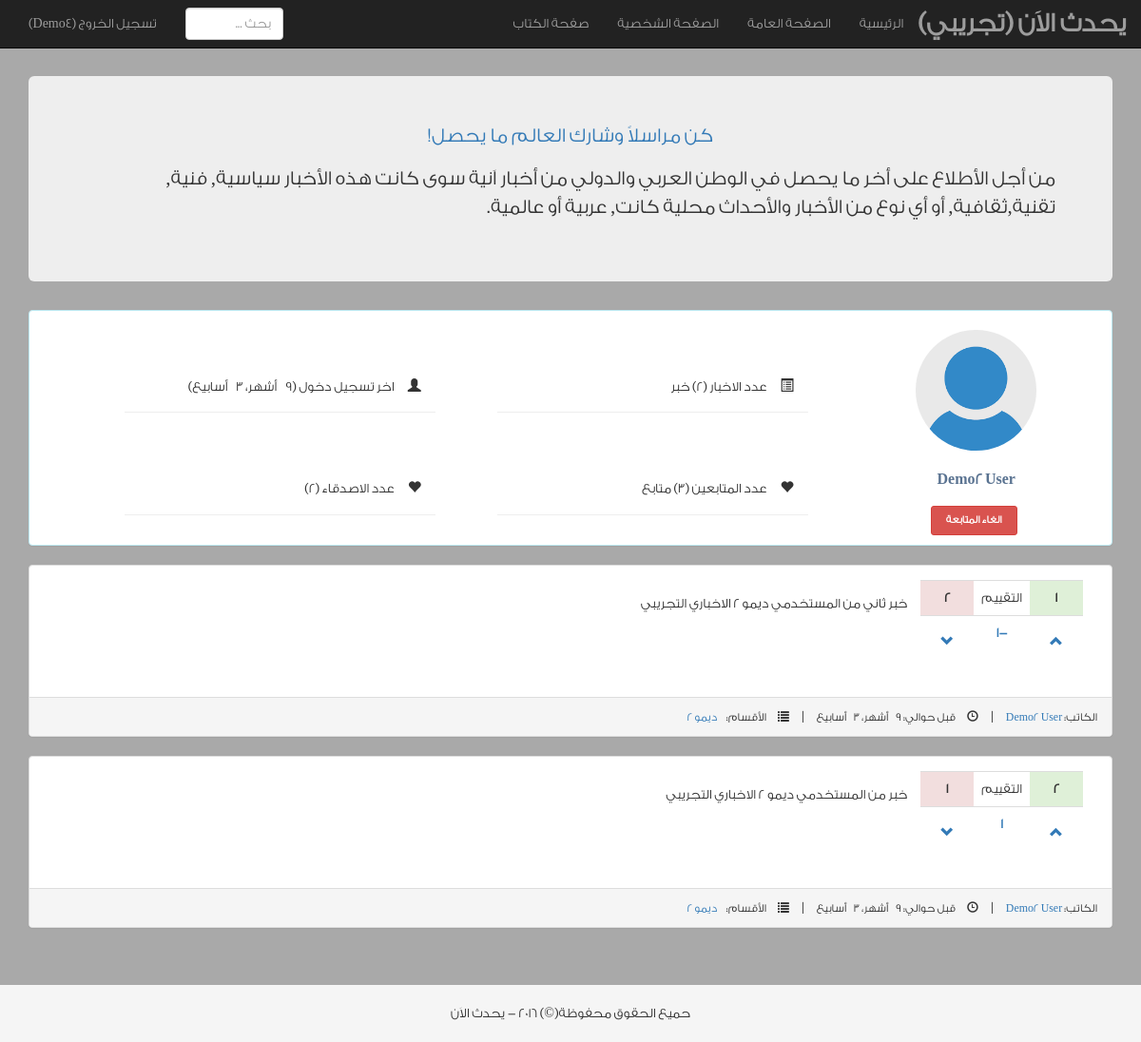
/user/demo2/ (signed in), run on the app's committed database.
### accounts/models.py (models this page shows, shortened)
class UserProfile(models.Model):
    user = models.OneToOneField(User)
    follows = models.ManyToManyField('self', related_name='followed_by', symmetrical=False, blank=True)
    def gravatar_url(self):
        return settings.STATIC_URL + "img/user.png"
    class Meta:
        db_table = 'user_profile'

### home/models.py (models this page shows, shortened)
class Post(models.Model):
    content = models.CharField(max_length=300)
    user = models.ForeignKey(User)
    tags = TaggableManager()
    rate_up = models.IntegerField(default=0)
    rate_down = models.IntegerField(default=0)
    rated_by = models.ManyToManyField(User, related_name='rated_posts', symmetrical=False, null=True)
    created_at = models.DateTimeField(auto_now_add=True, auto_now=False, blank=True)
    updated_at = models.DateTimeField(auto_now=True, auto_now_add=False, blank=True)
    class Meta:
        db_table = 'post'
        ordering = ['-created_at']

### home/views.py (the view)
# urls.py: url(r'^user/(?P<username>[.\w]+)/$', 'home.views.user_page', name='user_page'),
@login_required()
def user_page(request, username, form=None):
    form = form or PostForm()
    req_user = get_object_or_404(User, username=username)
    posts_list = functions.get_user_posts(req_user)
    paginator = Paginator(posts_list, constants.PER_PAGE)
    page = request.GET.get('page')
    try:
        posts = paginator.page(page)
    except PageNotAnInteger:
        posts = paginator.page(1)
    except EmptyPage:
        posts = paginator.page(paginator.num_pages)
    next_url = reverse('user_page', args=(req_user.username,))
    context = {'req_user': req_user, 'posts': posts, 'title': _(' صفحة المستخدم ' + req_user.username),
               'post_form': form, 'next': next_url}
    if request.user.username == req_user.username:
        return render(request, 'home/profile.html', context)
    else:
        return render(request, 'home/user_page.html', context)

### home/forms.py
class PostForm(forms.ModelForm):
    content = forms.CharField(required=True, widget=forms.Textarea(
        attrs={'class': 'form-control', 'placeholder': _('تفاصيل الخبر لا يزيد عن 300 حرف'),
               'cols': '60', 'rows': '3', 'required': 'required', 'maxlength':'300',
               'title': _('يجب كتابة تفاصيل الخبر')}))
    tags = forms.CharField(required=True, label=_('الأقسام (Tags)'), widget=forms.TextInput(
        attrs={'class': 'form-control col-sm-7', 'placeholder': _('افصل بين الاقسام بفاصلة'),
               'required': 'required', 'title': _('يجب كتابة التصنيف')}))
    class Meta:
        model = Post
        fields = ['content', 'tags']
        exclude = ('user', )

### home/templatetags/rating.py (called while the page is built)
@register.filter
def total_rating(post):
    return post.rate_up - post.rate_down

### utils/functions.py (called while the page is built)
def get_user_posts(req_user):
    user_posts_count = Post.objects.filter(user=req_user).count()
    user_posts_dict = cache.get('posts_user'+str(req_user.id))
    if user_posts_dict and user_posts_dict['user_posts_count'] == user_posts_count:
        return user_posts_dict['user_posts']
    else:
        posts_list = Post.objects.select_related().filter(user=req_user)
        user_posts_dict = {'user_posts': posts_list,
                           'user_posts_count': user_posts_count}
        cache.set('posts_user'+str(req_user.id), user_posts_dict, constants.CACHE_DURATION)
        return posts_list

### home/templates/home/user_page.html
{% extends "base.html" %}
{% load static %}
{% load i18n %}
{% block content %}
<div class="row profile panel-info panel">
    {% include "includes/user_menu.html" %}
		<div class="col-lg-9 col-md-9 col-sm-8">
            <div class="profile-content" style="min-height: 150px !important">
                <div class="col-lg-5 page-header">
                    <h5>
                        <i class="glyphicon glyphicon-list-alt">&nbsp;</i>{% trans "عدد اﻻخبار" %} ({{ req_user.post_set.count }}) {% trans "خبر" %}
                    </h5>
                </div>
                <div class="col-lg-5 col-lg-offset-1 page-header">
                    <h5>
                        <i class="glyphicon glyphicon-user">&nbsp;</i>{% trans "اخر تسجيل دخول" %} ({{ req_user.last_login|timesince }})
                    </h5>
                </div>
                <div class="col-lg-5 page-header">
                    <h5>
                        <i class="glyphicon glyphicon-heart">&nbsp;</i>{% trans "عدد المتابعين" %} ({{ req_user.userprofile.followed_by.count }}) {% trans "متابع" %}
                    </h5>
                </div>
                <div class="col-lg-5 col-lg-offset-1 page-header">
                    <h5>
                        <i class="glyphicon glyphicon-heart">&nbsp;</i>{% trans "عدد اﻻصدقاء" %} ({{ req_user.userprofile.follows.count }})
                    </h5>
                </div>
            </div>
		</div>
</div>
<div class="row profile">
    {% include "includes/posts.html" %}
</div>
{% endblock %}

### templates/base.html (shortened to what this page needs)
{% load static %}
{% load i18n %}
{% load login_register %}
<!DOCTYPE html>
<html>
<head>
    <link href="{% static "css/bootstrap.min.css" %}" rel="stylesheet">
    <link href="{% static "css/bootstrap-rtl.min.css" %}" rel="stylesheet">
    <link href="{% static "css/style.css" %}" rel="stylesheet">
</head>
<body dir="rtl">
{% include "includes/menu.html" %}
<div class="container">
    {% block jumbotron %}
        <div class="jumbotron hidden-sm hidden-xs">
            <p class="text-primary text-center">
                {% trans "كن مراسلاً وشارك العالم ما يحصل!" %}
            </p>
            <p>
                {% trans "من أجل الأطلاع على أخر ما يحصل في الوطن العربي والدولي من أخبار اَنية سوى كانت هذه الأخبار سياسية, فنية, تقنية,ثقافية, أو أي نوع من الأخبار والأحداث محلية كانت, عربية أو عالمية." %}
            </p>
        </div>
    {% endblock %}
    {% block content %}{% endblock %}
</div>
<footer class="footer">
    <div class="container">
        <br>
        <p class="text-center">
            {% trans "حميع الحقوق محفوظة" %}(&copy;) {% now "Y" %} - {% trans "يحدث اﻻَن" %}
        </p>
    </div>
</footer>
</body>
</html>

### templates/includes/menu.html (shortened to what this page needs)
{% load i18n %}
<nav class="navbar navbar-inverse navbar-fixed-top">
    <div class="container-fluid">
        <div class="navbar-header">
            <a class="navbar-brand" href="{% url "home" %}">{% trans "يحدث اﻻَن" %} (تجريبي)</a>
        </div>
        <div id="navbar" class="navbar-collapse collapse">
            {% if user.is_authenticated %}
            <ul class="nav navbar-nav navbar-right">
                <li><a href="{% url "home" %}">{% trans "الرئيسية" %}</a></li>
                <li><a href="{% url 'public' %}">{% trans "الصفحة العامة" %}</a></li>
                <li><a href="{% url 'user_page' user.username %}">{% trans "الصفحة الشخصية" %}</a></li>
                <li><a href="{% url 'user_list' %}">{% trans 'صفحة الكتاب' %}</a></li>
            </ul>
            {% endif %}
            <ul class="nav navbar-nav navbar-left">
                {% if user.is_authenticated %}
                    <li><a href="{% url 'accounts:logout' %}">{% trans 'تسجيل الخروج' %} ({{ user.first_name }})</a></li>
                {% else %}
                    <li><a href="#" data-toggle="modal" data-target="#loginModal">{% trans "الدخول" %}</a></li>
                    <li><a href="#" data-toggle="modal" data-target="#registerModal">{% trans "التسجيل" %}</a></li>
                {% endif %}
            </ul>
            <form method="get" action="/search/" class="navbar-form navbar-left">
                <div class="form-group">
                    <input type="text" class="form-control" name="q" placeholder="{% trans "بحث" %} ...">
                </div>
            </form>
        </div>
    </div>
</nav>

### templates/includes/user_menu.html (shortened to what this page needs)
{% load static %}
{% load i18n %}
<div class="col-lg-3 col-md-3 col-sm-4">
			<div class="profile-sidebar">
				<div class="profile-userpic">
				    {% if req_user.userprofile.gravatar_url %}
                        <img src="{{ req_user.userprofile.gravatar_url }}" class="center-block" alt="">
                    {% else %}
                        <img src="{% static "img/lion.jpg" %}" class="img-responsive" alt="">
                    {% endif %}
				</div>
				<div class="profile-usertitle">
					<div class="profile-usertitle-name">
					{{ req_user.get_full_name }}
					</div>
				</div>
				{% if user.id != req_user.id %}
				<div class="profile-userbuttons">
                {% if req_user.userprofile in user.userprofile.follows.all %}
                    <form action="{% url 'unfollow' req_user.username %}" method="post">{% csrf_token %}
                        <button type="submit" class="btn btn-danger btn-sm">{% trans "الغاء المتابعة" %}</button>
                    </form>
                {% else %}
                    <form action="{% url 'follow' req_user.username %}" method="post">{% csrf_token %}
                        <button type="submit" class="btn btn-success btn-sm">{% trans "متابعة" %}</button>
                        <input type="hidden" value="{{ next }}" name="next" />
                    </form>
                {% endif %}
				</div>
				{% endif %}
			</div>
		</div>

### templates/includes/posts.html (shortened to what this page needs)
{% load static %}
{% load i18n %}
{% load rating %}
{% if posts %}
    {% for post in posts.object_list %}
        <div class="panel panel-default">
            <div class="panel-body">
                <div class="col-lg-2 col-md-2 hidden-sm hidden-xs">
                    <table id="tbl-rating" class="table">
                        <tr>
                            <td data-name="rating-up" class="text-center bg-success" title="{% trans "تقييم ايجابي" %}">
                                <b>{{ post.rate_up }}</b>
                            </td>
                            <td class="text-center">{% trans "التقييم" %}</td>
                            <td data-name="rating-down" class="text-center bg-danger" title="{% trans "تقييم سلبي" %}">
                                <b>{{ post.rate_down }}</b>
                            </td>
                        </tr>
                        <tr>
                            <td class="text-center">
                                <div class="rate-up">
                                    <button type="submit" data-postid="{{ post.id }}" data-toggle="popover"
                                            class="glyphicon glyphicon-chevron-up btn btn-large btn-link"></button>
                                </div>
                            </td>
                            <td data-name="total-rating" class="text-center text-primary">
                                <b title="{% trans "اجمالي التقييم" %}">
                                    {{ post|total_rating }}
                                </b>
                            </td>
                            <td class="text-center">
                                <div class="rate-down">
                                    <button type="submit" data-postid="{{ post.id }}"
                                            class="glyphicon glyphicon-chevron-down btn btn-large btn-link"></button>
                                </div>
                            </td>
                        </tr>
                    </table>
                </div>
                <div class="col-lg-10 col-md-10 col-xs-12 col-sm-12" style="margin-top: 15px;">
                    <p class="post-content">{{ post.content }}</p>
                </div>
            </div>
            <div class="panel-footer">
                <small> الكاتب: <a href="{% url 'user_page' post.user.username %}">{{ post.user.get_full_name }}</a>
                </small>
                &nbsp; | &nbsp;
                <small><span
                        class="glyphicon glyphicon-time">&nbsp;</span>{% trans "قبل حوالي" %}: {{ post.created_at|timesince }}
                </small>
                &nbsp; | &nbsp;
                <small><span class="glyphicon glyphicon-list">&nbsp;</span>{% trans "الأقسام" %}:&nbsp;
                    {% for tag in post.tags.all %}
                        <a href="{% url 'home:tag_page' tag %}">{{ tag }}</a>{% if not forloop.last %},{% endif %}
                    {% endfor %}
                </small>
            </div>
        </div>
    {% endfor %}
{% else %}
    <p>{% trans "لم يتم اضافة اخبار بعد!" %}</p>
{% endif %}

### static/css/style.css (style rules this page uses)
html { position: relative; min-height: 100%; }
body { font-family: 'Droid Arabic Naskh', 'Conv_GE SS Two Light'; background-color: darkgrey; margin-bottom: 60px; padding-top: 20px; }
@media (min-width: 960px) { .navbar-brand { font-weight: bold; font-size: 2em; } }
.profile { margin: 20px 0; }
.profile-sidebar { padding: 20px 0 10px 0; background: #fff; }
.profile-userpic img { float: none; margin: 0 auto; width: 50%; height: 50%; -webkit-border-radius: 50% !important; -moz-border-radius: 50% !important; border-radius: 50% !important; }
.profile-usertitle { text-align: center; margin-top: 20px; }
.profile-usertitle-name { color: #5a7391; font-size: 16px; font-weight: 600; margin-bottom: 7px; }
.profile-userbuttons { text-align: center; margin-top: 10px; }
.profile-userbuttons .btn { text-transform: uppercase; font-size: 11px; font-weight: 600; padding: 6px 15px; margin-right: 5px; }
.profile-content { padding: 20px; background: #fff; min-height: 400px; }
.footer { position: absolute; bottom: 0; width: 100%; height: 60px; background-color: #f5f5f5; }
body > .container { padding: 60px 15px 0; }
.footer > .container { padding-right: 15px; padding-left: 15px; }

### data on the page
Post: rate_up "1", rate_down "2", rate_up+rate_down "-1", content "خبر ثاني من المستخدمي ديمو 2 اﻻخباري التجريبي", user.get_full_name "Demo2 User", created_at "9 أشهر، 3 أسابيع"
Tag: name "ديمو 2"
Post: rate_up "2", rate_down "1", rate_up+rate_down "1", content "خبر من المستخدمي ديمو 2 اﻻخباري التجريبي", user.get_full_name "Demo2 User", created_at "9 أشهر، 3 أسابيع"

### other printed values
{{ user.first_name }} "Demo4"
{{ req_user.get_full_name }} "Demo2 User"
{{ req_user.post_set.count }} "2"
{{ req_user.last_login|timesince }} "9 أشهر، 3 أسابيع"
{{ req_user.userprofile.followed_by.count }} "3"
{{ req_user.userprofile.follows.count }} "2"
